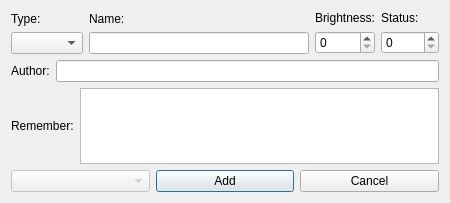
<?xml version="1.0" encoding="UTF-8"?>
<ui version="4.0">
 <class>FormNewNode</class>
 <widget class="QDialog" name="FormNewNode">
  <property name="geometry">
   <rect>
    <x>0</x>
    <y>0</y>
    <width>450</width>
    <height>203</height>
   </rect>
  </property>
  <property name="windowTitle">
   <string>Dialog</string>
  </property>
  <layout class="QGridLayout" name="gridLayout">
   <item row="0" column="0">
    <layout class="QVBoxLayout" name="verticalLayout_6">
     <item>
      <layout class="QHBoxLayout" name="horizontalLayout_4">
       <item>
        <layout class="QVBoxLayout" name="verticalLayout_2">
         <item>
          <widget class="QLabel" name="label_6">
           <property name="text">
            <string>Type:</string>
           </property>
          </widget>
         </item>
         <item>
          <widget class="QComboBox" name="cbNodeType"/>
         </item>
        </layout>
       </item>
       <item>
        <layout class="QVBoxLayout" name="verticalLayout_3">
         <item>
          <widget class="QLabel" name="label_3">
           <property name="text">
            <string>Name:</string>
           </property>
          </widget>
         </item>
         <item>
          <widget class="QLineEdit" name="lineEditName"/>
         </item>
        </layout>
       </item>
       <item>
        <layout class="QVBoxLayout" name="verticalLayout_4">
         <item>
          <widget class="QLabel" name="label_2">
           <property name="text">
            <string>Brightness:</string>
           </property>
          </widget>
         </item>
         <item>
          <widget class="QSpinBox" name="spinBoxBrig"/>
         </item>
        </layout>
       </item>
       <item>
        <layout class="QVBoxLayout" name="verticalLayout_5">
         <item>
          <widget class="QLabel" name="label">
           <property name="text">
            <string>Status:      </string>
           </property>
          </widget>
         </item>
         <item>
          <widget class="QSpinBox" name="spinBoxStatus"/>
         </item>
        </layout>
       </item>
      </layout>
     </item>
     <item>
      <layout class="QVBoxLayout" name="verticalLayout">
       <item>
        <layout class="QHBoxLayout" name="horizontalLayout_2">
         <item>
          <widget class="QLabel" name="label_4">
           <property name="text">
            <string>Author:</string>
           </property>
          </widget>
         </item>
         <item>
          <widget class="QLineEdit" name="lineEditAuthor"/>
         </item>
        </layout>
       </item>
       <item>
        <layout class="QHBoxLayout" name="horizontalLayout_3">
         <item>
          <widget class="QLabel" name="label_5">
           <property name="text">
            <string>Remember:</string>
           </property>
          </widget>
         </item>
         <item>
          <widget class="QTextEdit" name="textEditRem"/>
         </item>
        </layout>
       </item>
      </layout>
     </item>
     <item>
      <layout class="QHBoxLayout" name="horizontalLayout">
       <item>
        <widget class="QComboBox" name="cbNodeType_private">
         <property name="enabled">
          <bool>false</bool>
         </property>
        </widget>
       </item>
       <item>
        <widget class="QPushButton" name="push_add">
         <property name="text">
          <string>Add</string>
         </property>
        </widget>
       </item>
       <item>
        <widget class="QPushButton" name="push_cancel">
         <property name="text">
          <string>Cancel</string>
         </property>
        </widget>
       </item>
      </layout>
     </item>
    </layout>
   </item>
  </layout>
 </widget>
 <resources/>
 <connections/>
</ui>
